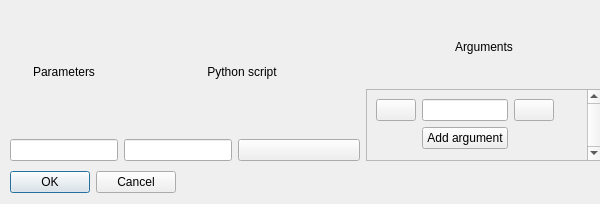
<?xml version="1.0" encoding="UTF-8"?>
<ui version="4.0">
 <class>PythonScriptsWindow</class>
 <widget class="QMainWindow" name="PythonScriptsWindow">
  <property name="geometry">
   <rect>
    <x>0</x>
    <y>0</y>
    <width>600</width>
    <height>204</height>
   </rect>
  </property>
  <property name="sizePolicy">
   <sizepolicy hsizetype="MinimumExpanding" vsizetype="MinimumExpanding">
    <horstretch>0</horstretch>
    <verstretch>0</verstretch>
   </sizepolicy>
  </property>
  <property name="windowTitle">
   <string>Execute Python Script</string>
  </property>
  <widget class="QWidget" name="centralwidget">
   <widget class="QDialogButtonBox" name="CancelOkbuttonBox">
    <property name="geometry">
     <rect>
      <x>10</x>
      <y>170</y>
      <width>166</width>
      <height>25</height>
     </rect>
    </property>
    <property name="orientation">
     <enum>Qt::Horizontal</enum>
    </property>
    <property name="standardButtons">
     <set>QDialogButtonBox::Cancel|QDialogButtonBox::Ok</set>
    </property>
    <property name="centerButtons">
     <bool>true</bool>
    </property>
   </widget>
   <widget class="QWidget" name="horizontalLayoutWidget">
    <property name="geometry">
     <rect>
      <x>10</x>
      <y>10</y>
      <width>592</width>
      <height>151</height>
     </rect>
    </property>
    <layout class="QHBoxLayout" name="horizontalLayout_2">
     <item>
      <layout class="QVBoxLayout" name="verticalLayout_3">
       <item>
        <widget class="QLabel" name="parametersLabel">
         <property name="text">
          <string>Parameters</string>
         </property>
         <property name="alignment">
          <set>Qt::AlignCenter</set>
         </property>
        </widget>
       </item>
       <item>
        <layout class="QHBoxLayout" name="horizontalLayout_5">
         <item>
          <widget class="QLineEdit" name="parametersLineEdit">
           <property name="sizePolicy">
            <sizepolicy hsizetype="Fixed" vsizetype="Fixed">
             <horstretch>0</horstretch>
             <verstretch>0</verstretch>
            </sizepolicy>
           </property>
           <property name="alignment">
            <set>Qt::AlignCenter</set>
           </property>
          </widget>
         </item>
        </layout>
       </item>
      </layout>
     </item>
     <item>
      <layout class="QVBoxLayout" name="verticalLayout_2">
       <item>
        <widget class="QLabel" name="scriptLabel">
         <property name="text">
          <string>Python script</string>
         </property>
         <property name="alignment">
          <set>Qt::AlignCenter</set>
         </property>
        </widget>
       </item>
       <item>
        <layout class="QHBoxLayout" name="horizontalLayout_4">
         <item>
          <widget class="QLineEdit" name="scriptLineEdit">
           <property name="sizePolicy">
            <sizepolicy hsizetype="Fixed" vsizetype="Fixed">
             <horstretch>0</horstretch>
             <verstretch>0</verstretch>
            </sizepolicy>
           </property>
          </widget>
         </item>
         <item>
          <widget class="QPushButton" name="openScriptButton">
           <property name="text">
            <string/>
           </property>
          </widget>
         </item>
        </layout>
       </item>
      </layout>
     </item>
     <item>
      <layout class="QVBoxLayout" name="verticalLayout">
       <item>
        <widget class="QLabel" name="argumentsLabel">
         <property name="text">
          <string>Arguments</string>
         </property>
         <property name="alignment">
          <set>Qt::AlignCenter</set>
         </property>
        </widget>
       </item>
       <item>
        <widget class="QScrollArea" name="scrollArea">
         <property name="sizePolicy">
          <sizepolicy hsizetype="Preferred" vsizetype="Preferred">
           <horstretch>0</horstretch>
           <verstretch>0</verstretch>
          </sizepolicy>
         </property>
         <property name="verticalScrollBarPolicy">
          <enum>Qt::ScrollBarAlwaysOn</enum>
         </property>
         <property name="horizontalScrollBarPolicy">
          <enum>Qt::ScrollBarAlwaysOff</enum>
         </property>
         <property name="widgetResizable">
          <bool>false</bool>
         </property>
         <widget class="QWidget" name="scrollAreaWidgetContents_2">
          <property name="geometry">
           <rect>
            <x>0</x>
            <y>0</y>
            <width>196</width>
            <height>68</height>
           </rect>
          </property>
          <layout class="QGridLayout" name="gridLayout_3">
           <item row="0" column="0">
            <layout class="QGridLayout" name="gridLayout">
             <item row="0" column="1">
              <widget class="QLineEdit" name="argumentsLineEdit"/>
             </item>
             <item row="0" column="2">
              <widget class="QPushButton" name="openFileButton">
               <property name="text">
                <string/>
               </property>
              </widget>
             </item>
             <item row="1" column="1">
              <widget class="QPushButton" name="addArgumentButton">
               <property name="text">
                <string>Add argument</string>
               </property>
              </widget>
             </item>
             <item row="0" column="0">
              <widget class="QPushButton" name="removeArgumentButton">
               <property name="text">
                <string/>
               </property>
              </widget>
             </item>
            </layout>
           </item>
          </layout>
         </widget>
        </widget>
       </item>
      </layout>
     </item>
    </layout>
   </widget>
   <widget class="QWidget" name="widget_2" native="true">
    <property name="geometry">
     <rect>
      <x>190</x>
      <y>210</y>
      <width>209</width>
      <height>91</height>
     </rect>
    </property>
    <property name="sizePolicy">
     <sizepolicy hsizetype="MinimumExpanding" vsizetype="MinimumExpanding">
      <horstretch>0</horstretch>
      <verstretch>0</verstretch>
     </sizepolicy>
    </property>
    <layout class="QGridLayout" name="gridLayout_2"/>
   </widget>
  </widget>
 </widget>
 <resources/>
 <connections/>
</ui>
